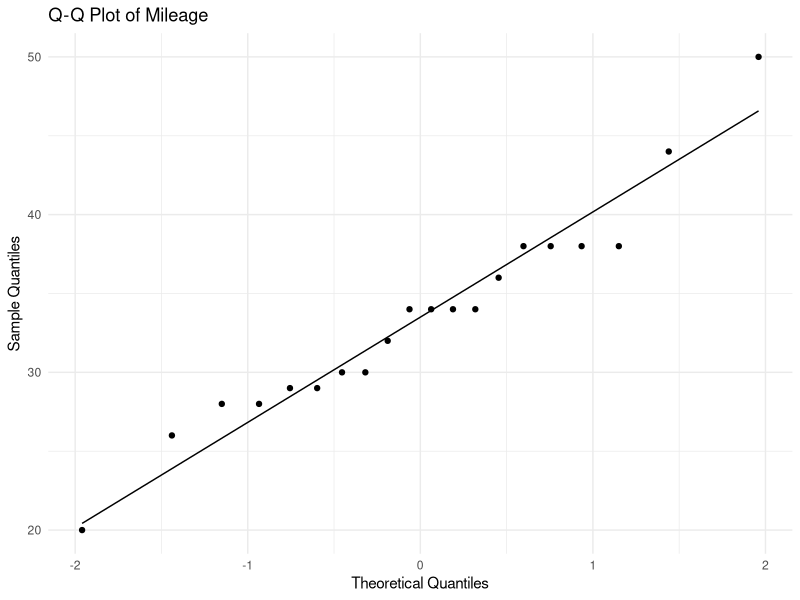
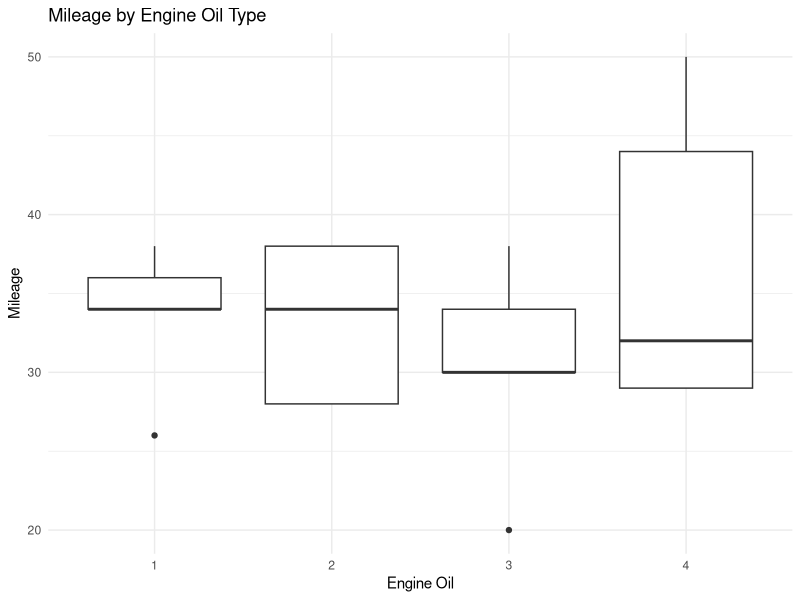

Generate these figures, in order, with R: (Note: this script raises an error after producing the figures.)
## ---- chunk 1
knitr::opts_chunk$set(echo = TRUE)
library(readxl)
library(forecast)
library(tseries)
library(tidyr)
library(dplyr)
library(afex)
library(ggplot2)
library(car)
library(ggplot2)
library(zoo)
library(lubridate)
library(flextable)
library(readr)
library(car)
library(emmeans)

## ---- chunk 2
library(tidyr)
library(dplyr)

dataframe <- data.frame(
  Cars = rep(1:5, each = 4),
  Oil = rep(1:4, times = 5),
  Mileage = c(36, 38, 30, 29,
              34, 38, 30, 29,
              34, 28, 38, 32,
              38, 34, 20, 44,
              26, 28, 34, 50)
)

## ---- chunk 3

print(dataframe)

## ---- chunk 4
dataframe$Oil <- factor(dataframe$Oil)

anova_results <- aov(Mileage ~ Cars + Error(Oil/Cars), data = dataframe)

## ---- chunk 5

summary(anova_results)
## ---- chunk 6


anova_results <- aov(Mileage ~ factor(Oil) + Error(Cars/(factor(Oil))), data = dataframe)

anova_summary <- summary(anova_results)

## ---- chunk 7
print(anova_summary)
## ---- chunk 8
sphericity_test <- anova_results[[1]]  

## ---- chunk 9

if ("Sphericity" %in% rownames(sphericity_test)) {
  mauchly_p_value <- sphericity_test["Sphericity", "Pr(>F)"]
  
  if (mauchly_p_value < 0.05) {
    cat("Mauchly's test p-value:", mauchly_p_value, "- Sphericity assumption is NOT met.\n")
  } else {
    cat("Mauchly's test p-value:", mauchly_p_value, "- Sphericity assumption is met.\n")
  }
} else {
  cat("Mauchly's test could not be performed.\n")
}
## ---- chunk 10

ggplot(dataframe, aes(sample = Mileage)) +
  stat_qq() +
  stat_qq_line() +
  labs(title = "Q-Q Plot of Mileage", x = "Theoretical Quantiles", y = "Sample Quantiles") +
  theme_minimal()


## ---- chunk 11

ggplot(dataframe, aes(x = factor(Oil), y = Mileage)) +
  geom_boxplot() +
  labs(title = "Mileage by Engine Oil Type", x = "Engine Oil", y = "Mileage") +
  theme_minimal()

## ---- chunk 12
posthoc_results <- emmeans(anova_results, ~ Oil)
tukey_results <- pairs(posthoc_results, adjust = "tukey")
print(tukey_results)
